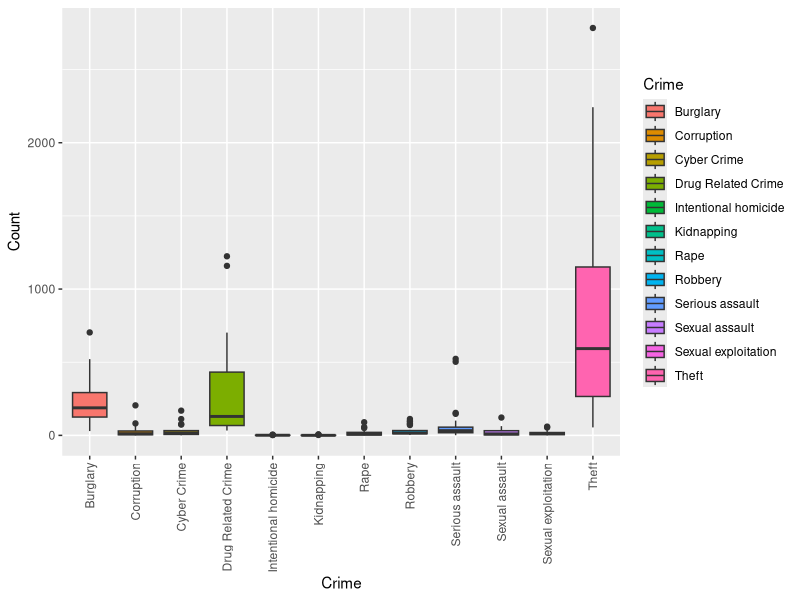
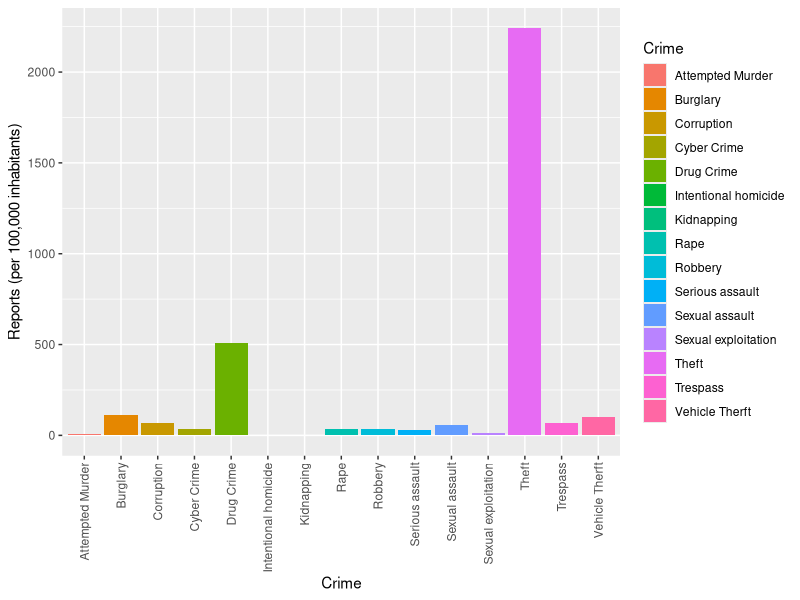
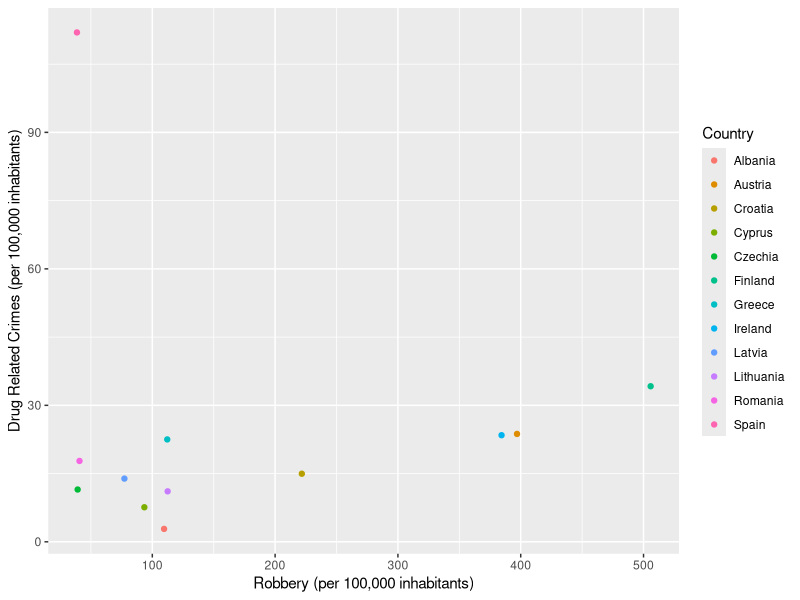
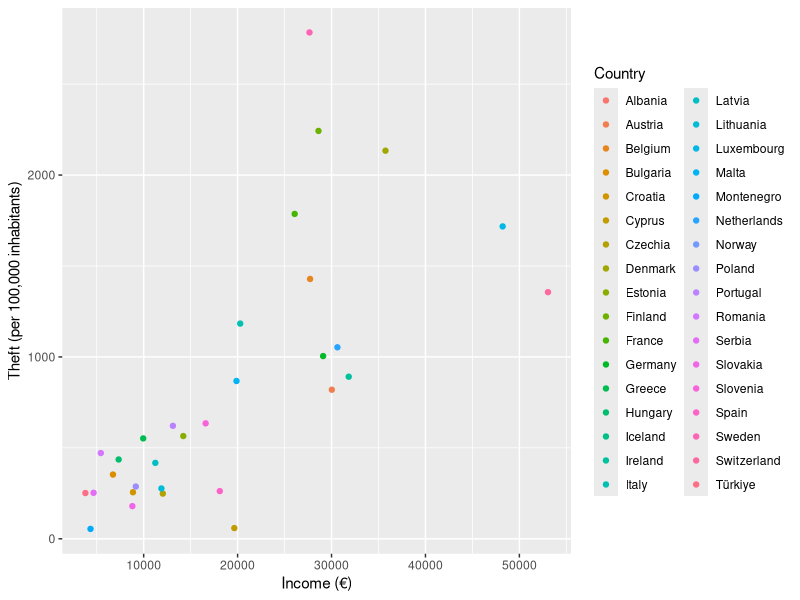

Source code (R) for these figures, in order:
## ---- chunk 1
#| echo: false
#| output: false
#Read in data set - QUESTION 1
library(readxl)
euroStatCrime <- read_excel('EurostatCrime2021.xlsx', skip=5, na=":")
## ---- chunk 2
#| echo: false
#Return data set structure and rows/columns - QUESTION 2
str(euroStatCrime, vec.len=1)
#Remove unnecessary rows - QUESTION 3, 4
euroStatCrime[c("Fraud", "Money laundering")] = NULL
filteredStatCrime <- euroStatCrime
filteredStatCrime[c("Theft", 
                "Theft of a motorized vehicle or parts thereof",
                "Burglary",
                "Burglary of private residential premises")] = NULL
#Create new column with overall offences - QUESTION 5
filteredStatCrime['Overall offences'] = rowSums(euroStatCrime[,2:12], na.rm=TRUE)
## ---- chunk 3
#| echo: false
#| label: tbl-missing-data
#| tbl-cap: Countries with missing data
#| tbl-colwidths: [60,40]
#Get countries with missing data - QUESTION 6
countriesWithMissing <- data.frame(
  Country = filteredStatCrime[!complete.cases(filteredStatCrime),"Country"], 
  `Missing Values` = rowSums(is.na(filteredStatCrime[!complete.cases(filteredStatCrime),
                                                  2:12]))
  )
countriesWithMissing <- countriesWithMissing[order(countriesWithMissing$Missing.Values, 
                                                   decreasing = TRUE),]
knitr::kable(countriesWithMissing,
             col.names=c("Country", "Missing Values"),
             row.names = FALSE)
## ---- chunk 4
#| echo: false
#| label: tbl-filtered-data
#| tbl-cap: Countries with no missing data
#| tbl-colwidths: [60,40]
filteredStatCrime <- filteredStatCrime[complete.cases(filteredStatCrime),]
knitr::kable(filteredStatCrime[,"Country"])
## ---- chunk 5
#| warning: false
#| echo: false
#| fig-width: 7
#| fig-height: 5
#| label: fig-crime-boxplots
#| fig-cap: "Box plots of each crime category"
library(dplyr)
library(tidyr)
library(ggplot2)
euroStatCrime |> 
  select (!c(`Attempted intentional homicide`,
             `Burglary of private residential premises`,
             `Theft of a motorized vehicle or parts thereof`,)) |>
  rename(`Cyber Crime`=`Acts against computer systems`,
         `Drug Related Crime`=`Unlawful acts involving controlled drugs or precursors`) |>
  pivot_longer(cols = !Country, names_to="Crime", values_to="Count") |>
  ggplot(mapping=aes(x=Crime,y=Count,fill=Crime))+
    geom_boxplot()+ 
    theme(axis.text.x = element_text(angle = 90, vjust = 0.5, hjust=1))
## ---- chunk 6
#| label: tbl-cybercrime
#| echo: false
#| tbl-cap: Table showing countries and the proportion of total crime that is cybercrime.
# QUESTION 1 (PART 2)
computerStatCrime <- filteredStatCrime[,c("Country", "Acts against computer systems", "Overall offences")]
computerStatCrime["Proportion"] = round(
  computerStatCrime$`Acts against computer systems`
  /
  computerStatCrime$`Overall offences`,
  3)
computerStatCrime <- computerStatCrime[order(
  computerStatCrime$Proportion,decreasing=FALSE),]
knitr::kable(computerStatCrime)
## ---- chunk 7
#| warning: false
#| echo: false
#| label: fig-finland-crime
#| fig-width: 8
#| fig-height: 6
#| fig-cap: "Bar plot of Finland's Crime"
# Plot robbery against drug use - QUESTION 1 (PART 2)
CountryMostCrime <- as.character(filteredStatCrime[filteredStatCrime$'Overall offences' == max(filteredStatCrime$'Overall offences'),"Country"])
euroStatCrime |>
  filter(Country == CountryMostCrime) |>
  rename(`Drug Crime`=`Unlawful acts involving controlled drugs or precursors`,
         `Vehicle Therft` = `Theft of a motorized vehicle or parts thereof`,
         `Trespass` = `Burglary of private residential premises`,
         `Cyber Crime` = `Acts against computer systems`,
         `Attempted Murder` = `Attempted intentional homicide`) |>
  pivot_longer(cols = !Country, names_to="Crime", values_to="Count") |>
ggplot(aes(x=Crime, fill=Crime))+
  geom_bar(position = "dodge",
           stat = "identity",aes(y=Count))+
  theme(axis.text.x = element_text(angle = 90, vjust = 0.5, hjust=1))+
  ylab("Reports (per 100,000 inhabitants)")
## ---- chunk 8
#| warning: false
#| label: fig-robbery-drugs
#| fig-cap: "Scatter plot of Robbery against Drug Related Crimes."
#| echo: false
# Plot robbery against drug use - QUESTION 3 (PART 2)
ggplot(filteredStatCrime, 
       mapping = aes(y=Robbery,
                     x=`Unlawful acts involving controlled drugs or precursors`,
                     color=Country))+
  geom_point()+
  ylab("Drug Related Crimes (per 100,000 inhabitants)")+
  xlab("Robbery (per 100,000 inhabitants)")
## ---- chunk 9
#| warning: false
#| echo: false
#| fig-width: 8
#| fig-height: 6
#| label: fig-crime-income
#| fig-cap: "Scatter plot of Robbery against Drug Related Crimes."

euroStatIncome <- read_excel('EurostatMeanIncome2021.xlsx', 
                             skip=12, 
                             n_max=36, 
                             col_names=c("Country","Income","t"),
                             na=":",
                             )[,c("Country","Income")]
euroStatIncome <- inner_join(euroStatIncome, 
                             euroStatCrime[,c("Country", "Theft")],
                             by=join_by(Country==Country))
euroStatIncome <- euroStatIncome[complete.cases(euroStatIncome$`Theft`),]
ggplot(euroStatIncome,aes(x=Income, y=`Theft`))+
  ylab("Theft (per 100,000 inhabitants)")+
  xlab("Income (€)")+
  geom_point(aes(color=`Country`))
